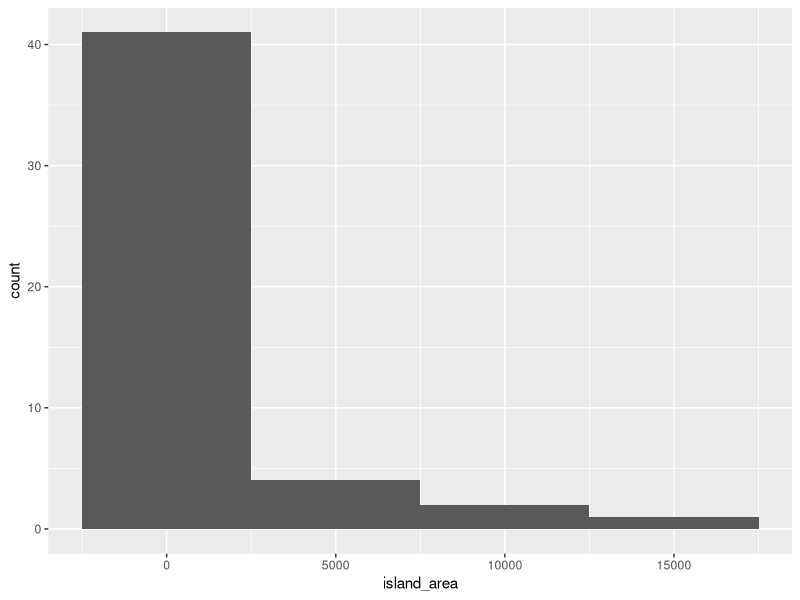
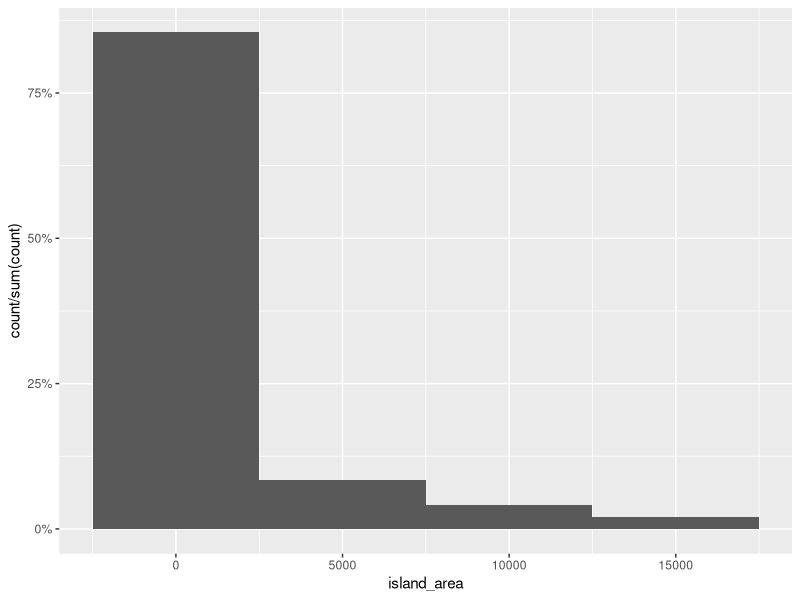
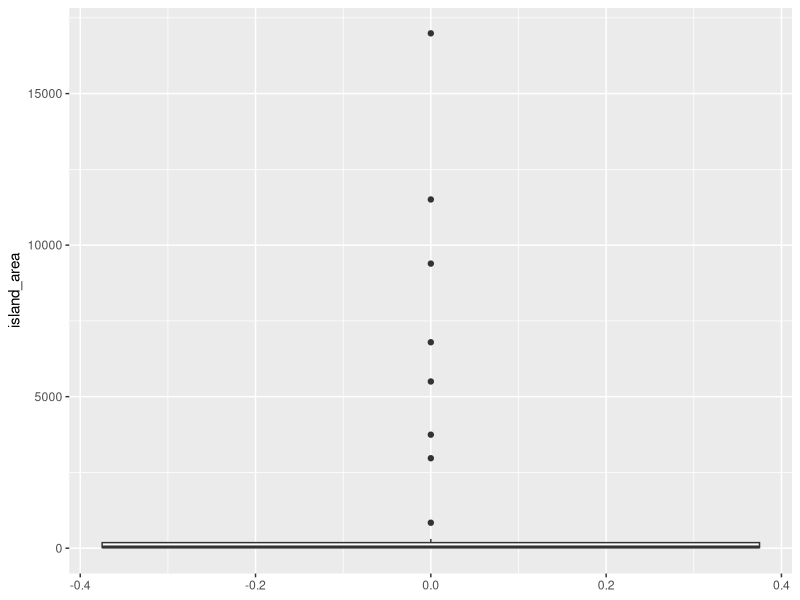
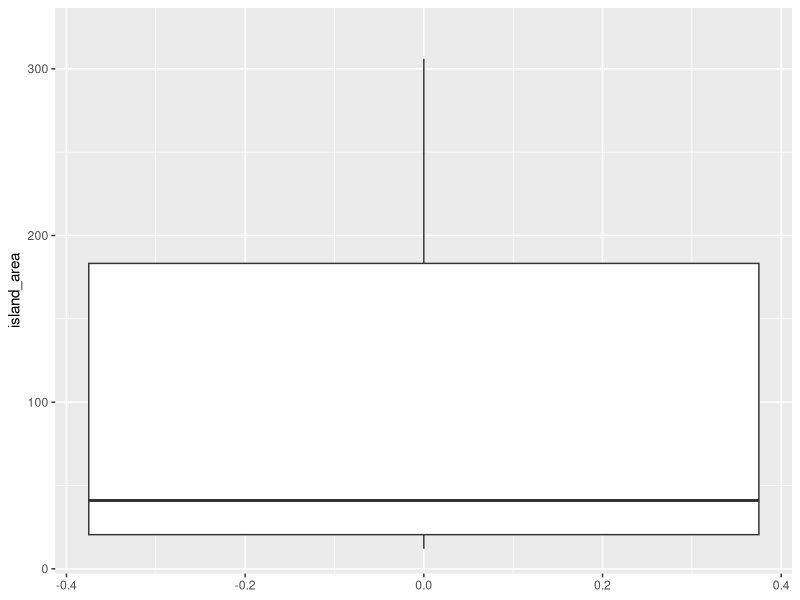

Reproduce these figures in R, in order.
install.packages("ggplot2")
library(ggplot2)

#Etapa 1
#Carregando os dados
islands_dataset = data.frame(islands)
islands_dataset$island_names = rownames(islands_dataset)
colnames(islands_dataset)[names(islands_dataset) == "islands"] = "island_area"

names(islands_dataset)
print(islands_dataset)

#Quantidade de ocorrências de Ilhas
length(islands_dataset$island_names)

#Etapa 2
#Média das ocorrências
mean(islands_dataset$island_area)

#Mediana das ocorrências
median(islands_dataset$island_area)

#Etapa 3 
#Retorna o menor valor de área (milhas quadradas) Islands
min(range(islands_dataset$island_area, na.rm = TRUE))

#Retorna o maior valor de área (milhas quadradas) Islands
max(range(islands_dataset$island_area, na.rm = TRUE))

# Etapa 4
#Desvio Padrão das áreas (milhas quadradas) Islands
sd(islands_dataset$island_area)

#Retorna a faixa das Ilhas
range(islands_dataset$island_area)

#Etapa 5
#Cálculo dos quantis
#0 - 25% - 50% - 75% - 100%

full_coverage_quantils = quantile(islands_dataset$island_area, probs = c(0, 25, 50, 75, 100)/100)
print(full_coverage_quantils)

#0.05% - 95%
partial_coverage_quantils = quantile(islands_dataset$island_area, probs = c(0.05, 95)/100)
print(partial_coverage_quantils)


#Etapa 6
#Intervalo Interquaril
# - Quantil 1 a Quantil 5 (0% - 100%)
IQR(islands_dataset$island_area)


#Etapa 7
#Plot do Histograma de Frequência de Áreas das Ilhas
ggplot(data = islands_dataset, aes(x=island_area))+
  geom_histogram(binwidth = 5000)

#Plot do Histograma de Frequência Relativa de Áreas das Ilhas
ggplot(data = islands_dataset, aes(x=island_area))+
  geom_histogram(aes(y=stat(count)/sum(count)),binwidth = 5000) +
    scale_y_continuous(labels = scales::percent)

#Etapa 8

#Box Plots com outliers
outliers_plot = ggplot(data = islands_dataset, aes(y=island_area))+
  geom_boxplot()
print(outliers_plot)

#Box Plots sem outliers
lower_upper_whiskers = boxplot.stats(islands_dataset$island_area)$stats[c(1,5)]
print(lower_upper_whiskers)
normalized_plot = outliers_plot + coord_cartesian(ylim = lower_upper_whiskers*1.05)
print(normalized_plot)

#Etapa 9 
#Encontrando Outliers
outliers = boxplot.stats(islands_dataset$island_area)$out
print(outliers)

#Encontrando a representação do gráfico de folhas
stem(islands_dataset$island_area)
